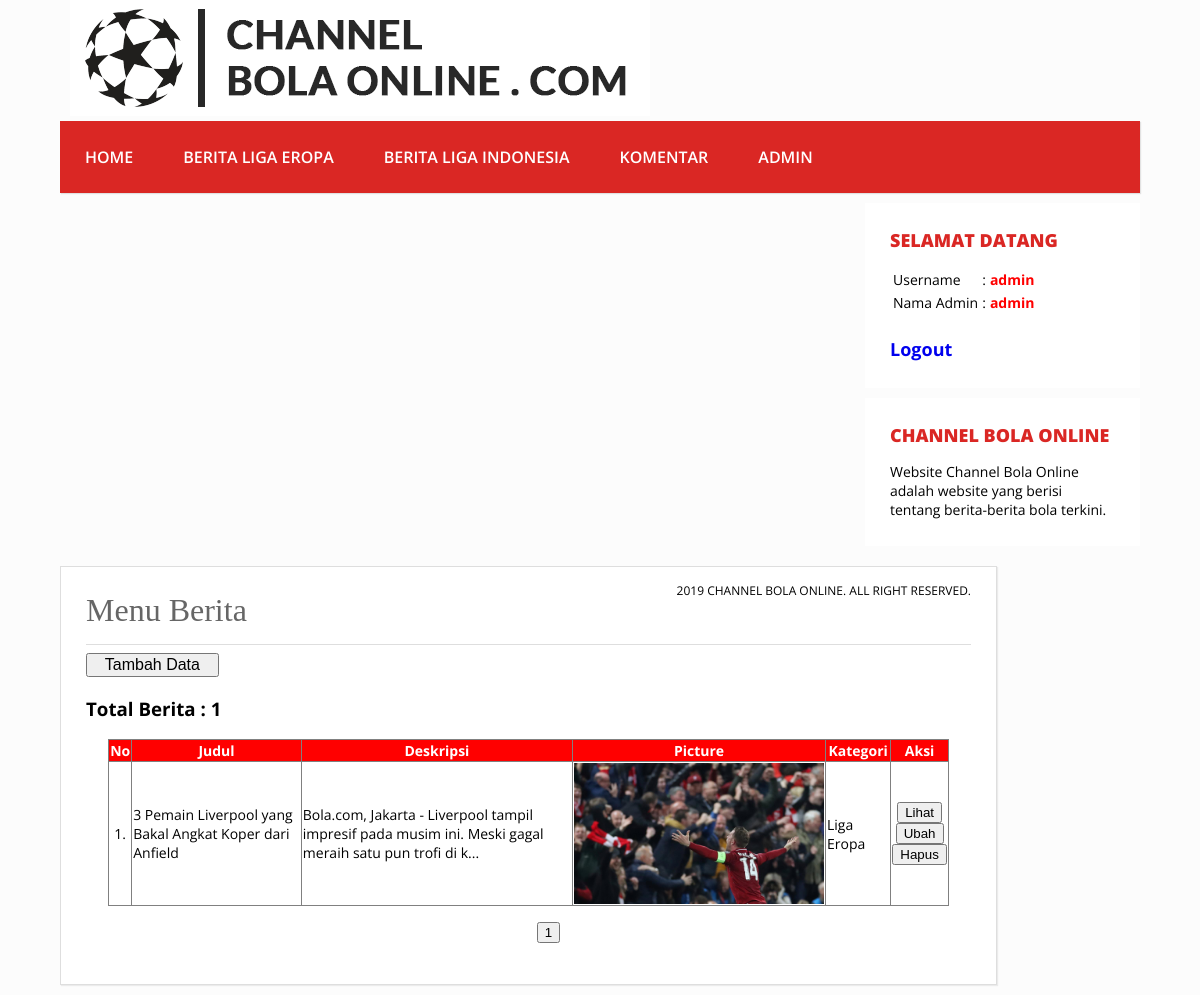
/admin/berita/berita.php (signed in), run on the app's committed database.
### tables this page shows
CREATE TABLE IF NOT EXISTS `berita` (
  `id_berita` int(10) NOT NULL AUTO_INCREMENT,
  `judul` char(255) NOT NULL,
  `deskripsi` text NOT NULL,
  `picture` varchar(500) NOT NULL,
  `waktu` date NOT NULL,
  `kategori` varchar(20) NOT NULL,
  `nama_admin` char(30) NOT NULL,
  PRIMARY KEY (`id_berita`)
);

### admin/berita/berita.php (the view, shortened to what this page needs)
<?php
include '../fungsi.php';
?>
<html>
<head>
  <link rel="stylesheet" type="text/css" href="../css/custom.css">
</head>
<body>
  <header>
    <img src="../img/banner.png">
  </header>
  <div class="wrap">
    <nav class="menu">
      <ul>
        <li><a href="../index.php">Home</a></li>
        <li><a href="berita.php">Berita Liga Eropa</a></li>
        <li><a href="berita2.php">Berita Liga Indonesia</a></li>
        <li><a href="../komentar/komentar.php">Komentar</a></li>
        <li><a href="../admin/admin.php">Admin</a></li>
      </ul>
    </nav>
    <aside class="sidebar">
      <div class="widget">
        <h2>Selamat Datang</h2>
        <table style="font-size: 14;">
        <?php $sql = mysql_query("select * from admin where username='".$_SESSION['username']."'");
        while($row=mysql_fetch_array($sql)):
        ?>
        <tr>
          <td>Username</td>
          <td>:</td>
          <td style="color: red;"><b><?php echo $row['username']; ?></b></td>
        </tr>
        <tr>
          <td>Nama Admin</td>
          <td>:</td>
          <td style="color: red;"><b><?php echo $row['nama_admin']; ?></b></td>
        </tr>
      <?php endwhile; ?>
      </table>
      <br><b><a href="../logout.php">Logout</a></b>
      </div>
      <div class="widget" style="font-size: 12;">
        <h2>CHANNEL BOLA ONLINE  </h2>
        <p>Website Channel Bola Online adalah website yang berisi tentang berita-berita bola terkini.<br></p>
      </div>
    </aside>
    <div class="blog">
      <div class="conteudo">
        <div class="post-info">
          2019 Channel Bola Online. All Right Reserved.
        </div>
        <h1>Menu Berita</h1>
        <hr>
          <a href="input.php" style="text-decoration: none;"><button style="width: 15%; font-size: 16px;">Tambah Data</button></a>
        <p>
          <?php
            $limit = 5;
            if(isset($_GET['page'])){
              $page = anti_injection($_GET['page']);
            }else{
              $page = 1;
            }
            $offset = ($page - 1) * $limit;
            $sql = "SELECT * FROM `berita` WHERE kategori='Liga Eropa'";
            $query = mysql_query($sql." LIMIT $offset, $limit");
            $total = mysql_num_rows(mysql_query($sql));
            ?>
            <h3>Total Berita : <?php echo $total; ?></h3>
            <table width="95%" border="1" align="center" style="font-size: 14; border-collapse: collapse;">
              <tr align="center" style="background-color: red; color: #fff;">
                <td><b>No</b></td>
                <td><b>Judul</b></td>
                <td><b>Deskripsi</b></td>
                <td><b>Picture</b></td>
                <td><b>Kategori</b></td>
                <td><b>Aksi</b></td>
              </tr>
              <?php
              if($total > 0){
              $no = ($page - 1) * $limit;
              while ($row = mysql_fetch_array($query)):
                $no++;
                echo "<tr>";
                echo "<td align=center height=80>".$no.".</td>";
                echo "<td>".($row['judul'])."</td>";
                echo "<td>".(potong_kata(strip_tags($row['deskripsi']),100))."</td>";
                echo '<td align=center><img src="../img/berita/'.$row['picture'].'" width=250></td>';
                echo "<td>".($row['kategori'])."</td>";
                echo '<td align=center>
            <a href="lihat.php?id='.$row['id_berita'].'"><button>Lihat</button></a><br>
            <a href="edit.php?id='.$row['id_berita'].'"><button>Ubah</button></a><br>
            <a onclick="return konfirmasi()" href="hapus.php?id='.$row['id_berita'].'">
            <button>Hapus</button> </a>
                </td>';
                echo "</tr>";
                endwhile;
                }else{
                echo "<tr><td colspan=9>Data tidak tersedia</td></tr>";
                }
              ?>
              </table>
              <center><?php pagination_new($total, $page, $limit, '#', '?page='); ?></center>
        </p>
      </div>
    </div>
  </div>
</body>
</html>

### admin/css/custom.css (style rules this page uses)
body { background: #fcfcfc; margin:0; font-family: 'Open Sans', sans-serif; }
hr { border:0; background:#dedede; height:1px; }
header { text-align: left; padding-left: 70px; }
.wrap { width: 90%; margin:5px auto; }
nav.menu ul { overflow:hidden; color:#fcfcfc; list-style: none; float:left; padding:0; width: 100%; margin:0 0 0; background: #da2724; -webkit-box-shadow: 1px 1px 1px 0px rgba(204,204,204,0.55); -moz-box-shadow: 1px 1px 1px 0px rgba(204,204,204,0.55); box-shadow: 1px 1px 1px 0px rgba(204,204,204,0.55); }
nav.menu ul li { margin:0; float:left; }
nav.menu ul a { padding:25px; display:block; font-weight:600; font-size: 16px; color:#fff; text-transform: uppercase; transition: all 0.5s ease; text-decoration: none; }
.sidebar { float:right; width:275px; }
.sidebar .widget { padding:25px; margin:10px 0 10px; background:#fff; border-bottom: 2px solid #fff; transition: all 0.5s ease; }
.sidebar .widget h2 { padding:0; margin:0 0 15px; color:#da2724; font-size: 18px; font-weight:800; text-transform: uppercase; }
.sidebar .widget a { font-size: 18px; text-decoration: none; }
.sidebar .widget p { font-size: 14px; }
.sidebar .widget p:last-child { margin:0; }
.blog { float:left; }
.conteudo { width:885px; padding:25px; margin:10px auto; background: #fff; border:1px solid #dedede; -webkit-box-shadow: 1px 1px 1px 0px rgba(204,204,204,0.35); -moz-box-shadow: 1px 1px 1px 0px rgba(204,204,204,0.35); box-shadow: 1px 1px 1px 0px rgba(204,204,204,0.35); }
.conteudo h1 { padding:0; margin:0 0 15px; font-weight: normal; color: #666; font-family: Georgia; }
.post-info { float: right; font-size: 12px; margin: -10px 0 15px; text-transform: uppercase; }

### data on the page
berita: judul "3 Pemain Liverpool yang Bakal Angkat Koper dari Anfield", deskripsi "Bola.com, Jakarta - Liverpool tampil impresif pada musim ini. Meski gagal meraih satu pun trofi di k...", picture (picture), kategori "Liga Eropa"

### other printed values
$row['username'] "admin"
$row['nama_admin'] "admin"
$total "1"
